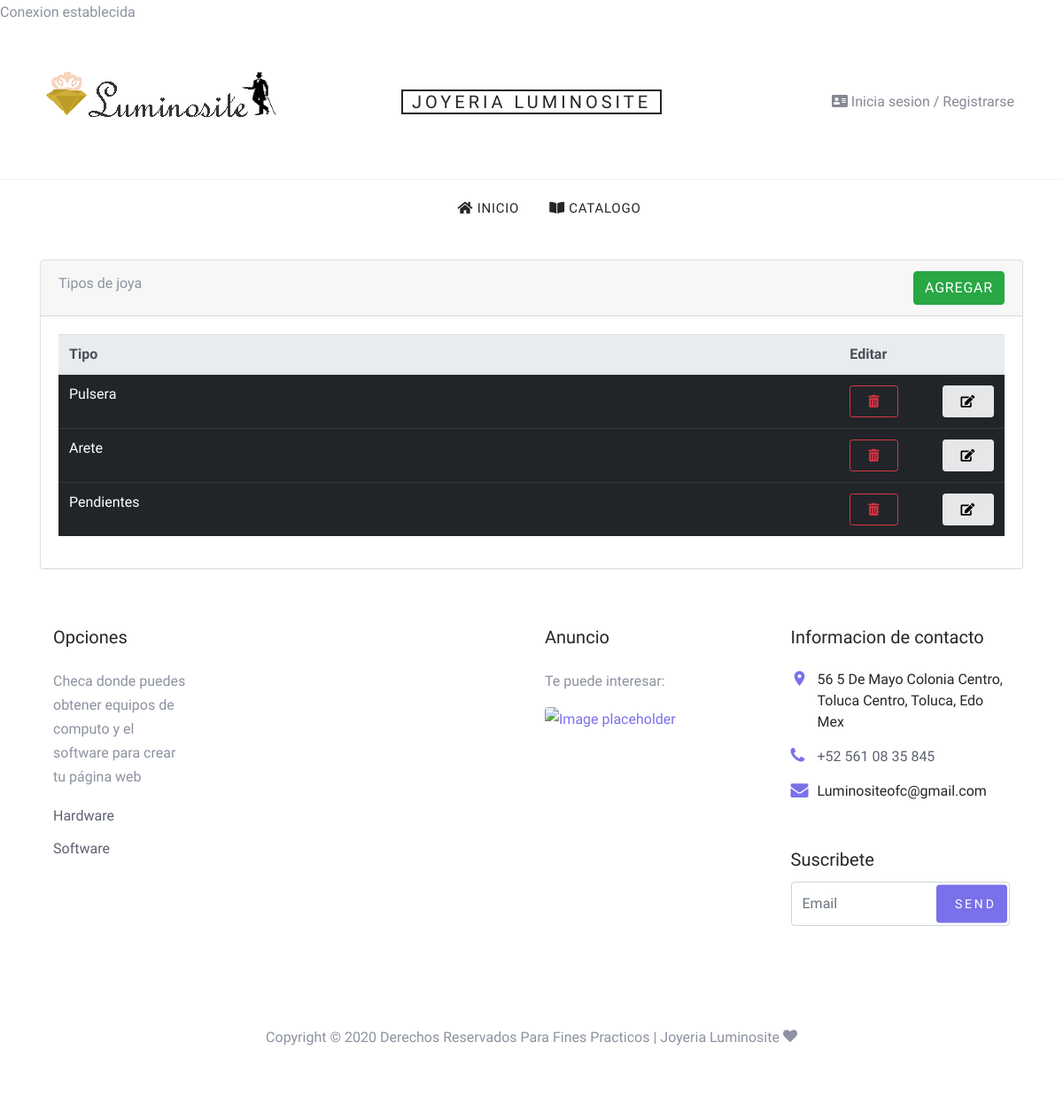
/tipo_de_joya.php, run on an earlier commit of the app's database.
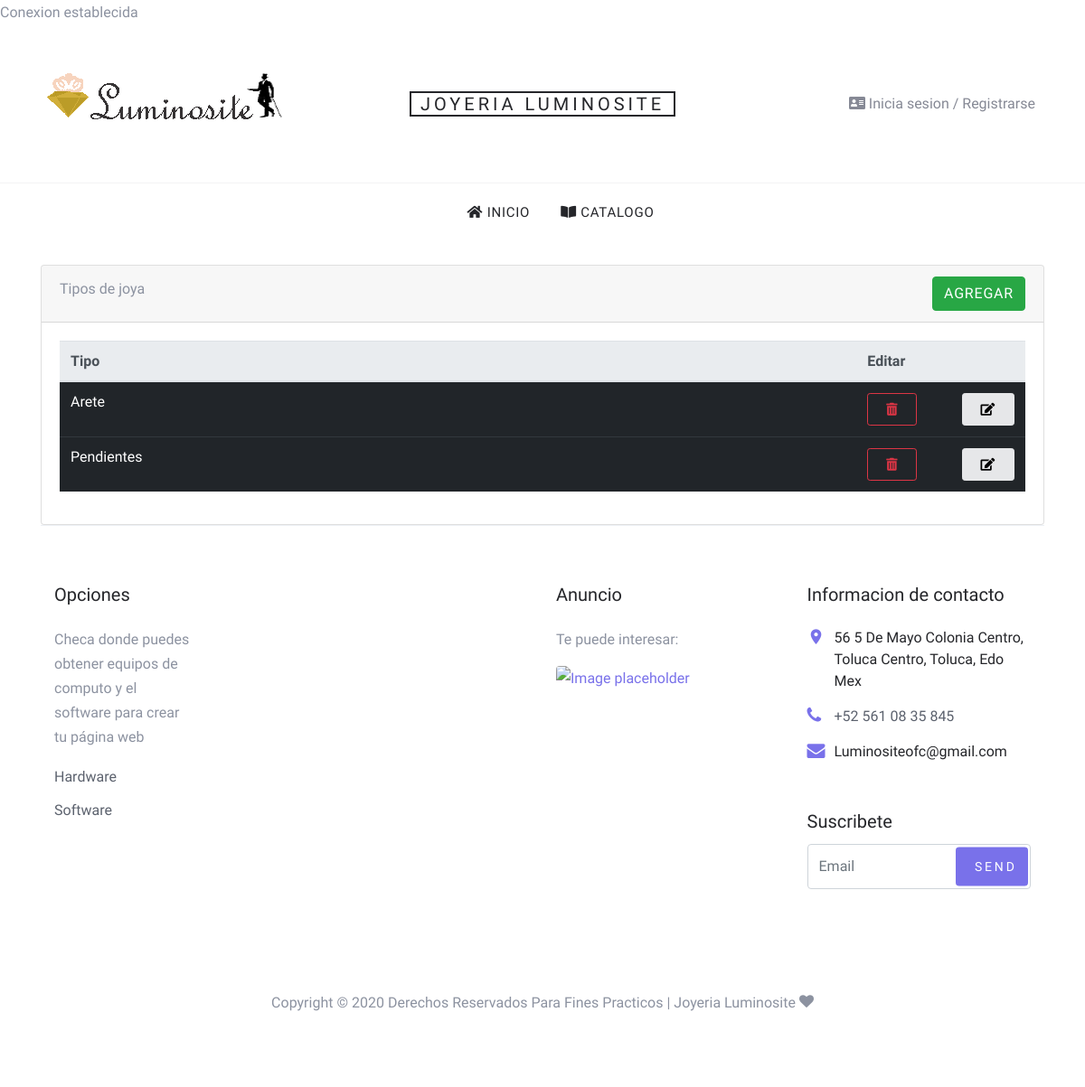
And on a later commit of the database.
### tables this page shows
CREATE TABLE `tipo_de_joya` (
  `id_tipo_de_joya` int(11) NOT NULL AUTO_INCREMENT,
  `tipo_joya` varchar(20) DEFAULT NULL,
  PRIMARY KEY (`id_tipo_de_joya`)
);

### tipo_de_joya.php (the view, shortened to what this page needs)
<?php
require_once './conexion.php';
?>
<!DOCTYPE html>
<html lang="es-MX">
<head>
    <link rel="stylesheet" href="fonts/icomoon/style.css">
    <link rel="stylesheet" href="css/bootstrap.min.css">
    <link rel="stylesheet" href="css/magnific-popup.css">
    <link rel="stylesheet" href="css/jquery-ui.css">
    <link rel="stylesheet" href="css/owl.carousel.min.css">
    <link rel="stylesheet" href="css/owl.theme.default.min.css">
    <link rel="stylesheet" href="css/bootstrap.min.css">
    <link rel="stylesheet" href="css/all.min.css">
    <link rel="stylesheet" href="css/aos.css">
    <link rel="stylesheet" href="css/style.css">
</head>
<body>
<?php require_once('./menu.php'); ?>
    <div class="container mt-4">
        <div class="card">
            <div class="card-header">
                Tipos de joya
                <a href="tipo_de_joya_formulario.php"class="btn btn-success float-right">Agregar</a>
            </div>
            <div class="card-body">
                <table class="table table-dark table table-hover">
                    <thead class="thead-light">
                        <tr>
                            <th style="width: 90%;" scope="col">Tipo</th>
                            <th style="width: 10%;" scope="col">Editar</th>
                            <th style="width: 10%;" scope="col"></th>
                        </tr>
                    </thead>
                    <tbody>
                    <?php
                        $sql = 'select id_tipo_de_joya, tipo_joya from tipo_de_joya order by id_tipo_de_joya asc';
                        foreach ($conexion->query($sql) as $registro) {
                            $registro['tipo_joya'] = htmlentities($registro['tipo_joya']);
                            $registro['id_tipo_de_joya'] = htmlentities($registro['id_tipo_de_joya']);
                        echo <<<fin
                        <tr>
                            <td scope="row">{$registro['tipo_joya']}</td>
                            <td>
                                <a class="btn btn-outline-danger btn-sm" href="tipo_de_joya_borrar.php?id_tipo_de_joya={$registro['id_tipo_de_joya']}"><i class="fa fa-trash-alt"></i></a>
                            </td>
                            <td>
                                <a class="btn btn-secondary btn-sm" href="tipo_de_joya_editar.php?id_tipo_de_joya={$registro['id_tipo_de_joya']}"><i class="fa fa-edit"></i></a>
                            </td>
                        </tr>
fin;
                }
                        ?>
                    </tbody>
                </table>
            </div>
        </div>
        <?php include('./pie_pagina.php');?>
    </div>
</body>
</html>

What changed in the data, as far as the page shows it:
removed tipo_de_joya: tipo_joya "Pulsera"
